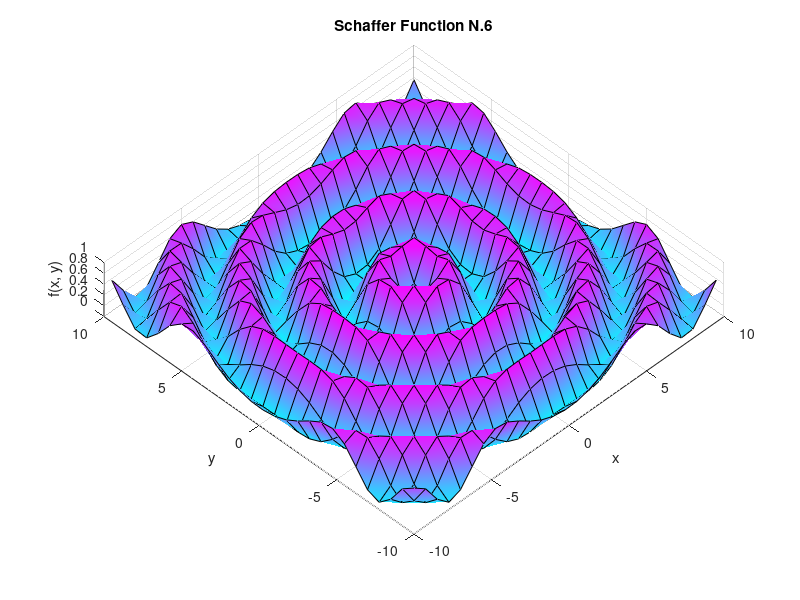

Here is the MATLAB script that generated this plot:
% Author: Suhas Sunder - 100548159
% Topic: Schaffer Function N.6
% Assignment 1: Implementation of Eight Benchmark Functions in MATLAB and plotting 3D Map of their 2-D versions. 

clc; clear; close all

% Define meshgrid for clearly visible grid cells along surface of plots
[x, y] = meshgrid(-10:0.75:10, -10:0.75:10);

% Compute Schaffer N.6
r = sqrt(x.^2 + y.^2);
z = 0.5 + (sin(r).^2 - 0.5) ./ (1 + 0.001*(x.^2 + y.^2)).^2;

% Plot
surf(x, y, z, 'EdgeColor', 'k', 'FaceColor', 'interp')
xlabel('x')
ylabel('y')
zlabel('f(x, y)')
title('Schaffer Function N.6')
colormap cool
view(-45, 80)
grid on

% Save the currently active figure window locally as an image file
saveas(gcf, 'schaffer_n6_function.png')
